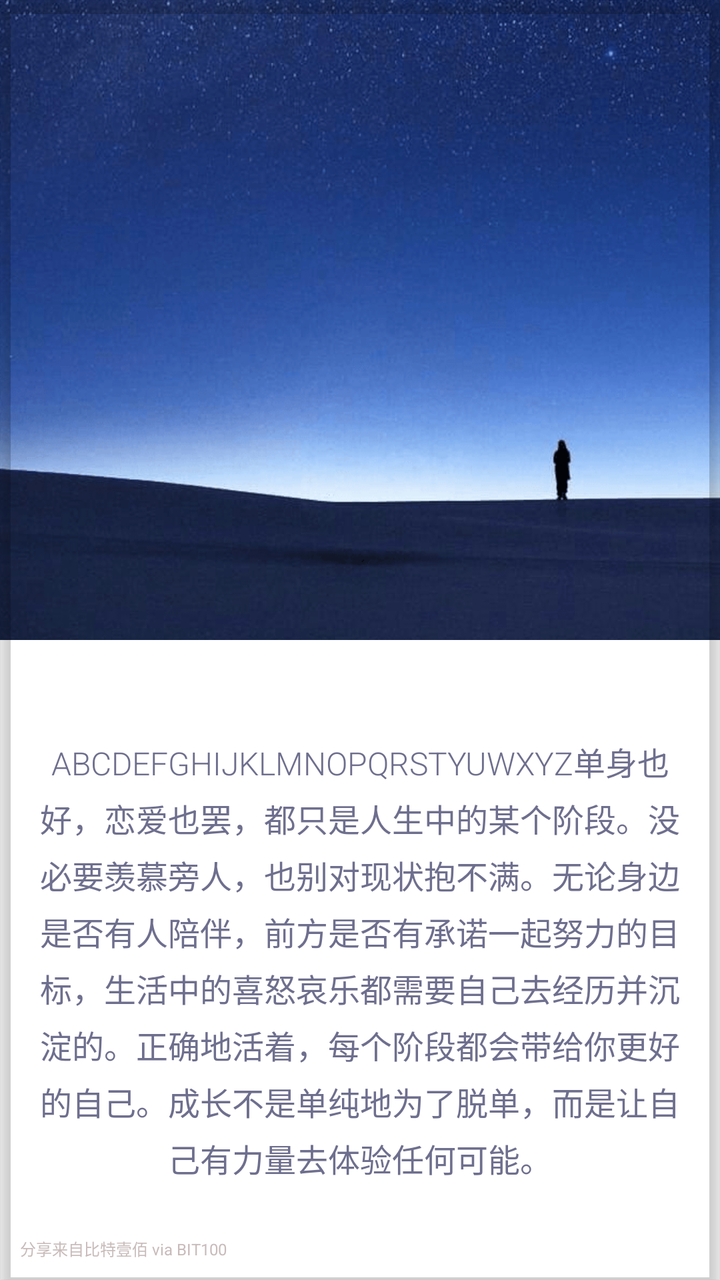
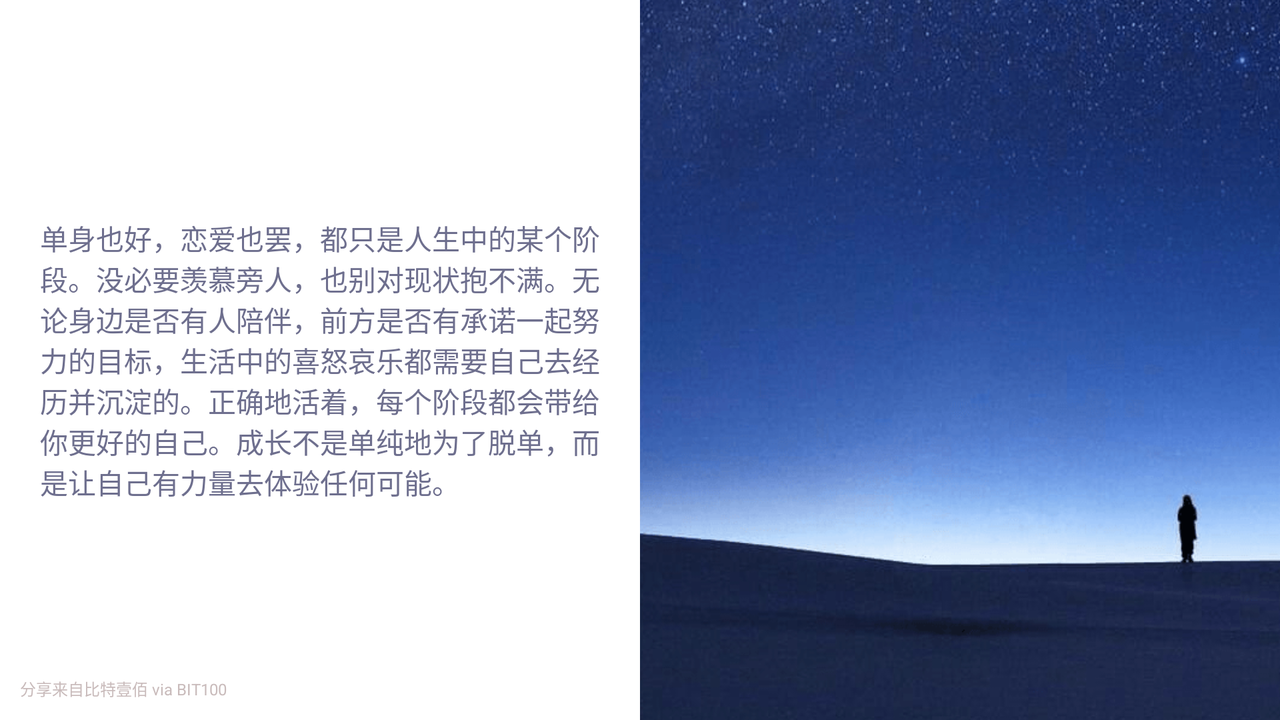

First picture: res/layout/ on a phone held upright. Second picture: the repository's own variant of that layout, on a device whose configuration matches the variant's folder. Source for both follows.
<!-- AndroidManifest.xml: application theme AppTheme -->
<!-- res/layout/activity_mood_card_layout.xml -->
<?xml version="1.0" encoding="utf-8"?>
<android.support.design.widget.CoordinatorLayout xmlns:android="http://schemas.android.com/apk/res/android"
    xmlns:app="http://schemas.android.com/apk/res-auto"
    xmlns:tools="http://schemas.android.com/tools"
    android:layout_width="match_parent"
    android:layout_height="match_parent">

    <android.support.design.widget.AppBarLayout xmlns:android="http://schemas.android.com/apk/res/android"
        xmlns:app="http://schemas.android.com/apk/res-auto"
        xmlns:tools="http://schemas.android.com/tools"
        android:layout_width="match_parent"
        android:layout_height="match_parent"
        android:background="@android:color/transparent"
        android:theme="@style/AppTheme.AppBarOverlay">

        <android.support.v7.widget.Toolbar
            android:id="@+id/toolbar"
            android:layout_width="match_parent"
            android:layout_height="?attr/actionBarSize"
            app:popupTheme="@style/AppTheme.PopupOverlay"
            app:theme="@style/AppTheme.AppBarOverlay"/>

    </android.support.design.widget.AppBarLayout>

    <LinearLayout xmlns:android="http://schemas.android.com/apk/res/android"
        android:id="@+id/layout_mood_parent_wrap"
        android:layout_width="match_parent"
        android:layout_height="match_parent"
        android:background="@android:color/white"
        android:orientation="vertical">

        <ImageView
            android:id="@+id/img_mood_image"
            android:layout_width="match_parent"
            android:layout_height="0dp"
            android:layout_weight="1"
            android:scaleType="centerCrop"
            tools:src="@drawable/bg_header" />

        <RelativeLayout
            android:layout_width="match_parent"
            android:layout_height="0dp"
            android:layout_weight="1">

            <TextView
                android:id="@+id/tv_mood_content"
                android:layout_width="match_parent"
                android:layout_height="match_parent"
                android:layout_centerInParent="true"
                android:padding="20dp"
                android:gravity="center"
                android:fontFamily="sans-serif-light"
                android:lineSpacingExtra="5dp"
                android:textSize="16sp"
                tools:text="ABCDEFGHIJKLMNOPQRSTYUWXYZ单身也好，恋爱也罢，都只是人生中的某个阶段。没必要羡慕旁人，也别对现状抱不满。无论身边是否有人陪伴，前方是否有承诺一起努力的目标，生活中的喜怒哀乐都需要自己去经历并沉淀的。正确地活着，每个阶段都会带给你更好的自己。成长不是单纯地为了脱单，而是让自己有力量去体验任何可能。"
                android:textColor="#6e6f8e" />

            <TextView
                android:layout_width="wrap_content"
                android:layout_height="wrap_content"
                android:layout_alignParentBottom="true"
                android:layout_margin="10dp"
                android:text="分享来自比特壹佰 via BIT100"
                android:textColor="#c9bbbb"
                android:textSize="8sp" />
        </RelativeLayout>

    </LinearLayout>
</android.support.design.widget.CoordinatorLayout>
<!-- resources referenced by this layout -->
<resources>
  <!-- drawable bg_header: png bitmap (drawable-xxhdpi, 171040 bytes) -->
  <style name="AppTheme.AppBarOverlay" parent="ThemeOverlay.AppCompat.Dark.ActionBar" />
  <style name="AppTheme.PopupOverlay" parent="ThemeOverlay.AppCompat.Light" />
  <style name="AppTheme" parent="Theme.AppCompat.Light.DarkActionBar">
          
          <item name="colorPrimary">@color/colorPrimary</item>
          <item name="colorPrimaryDark">@color/colorPrimaryDark</item>
          <item name="colorAccent">@color/colorAccent</item>
      </style>
  <color name="colorPrimary">#3c3f41</color>
  <color name="colorPrimaryDark">#2a2a2a</color>
  <color name="colorAccent">#4b5276</color>
</resources>
<!-- res/layout-land/activity_mood_card_layout.xml (the repository's variant of the layout above) -->
<!-- drawn on the phone turned sideways -->
<?xml version="1.0" encoding="utf-8"?>
<android.support.design.widget.CoordinatorLayout xmlns:android="http://schemas.android.com/apk/res/android"
    xmlns:app="http://schemas.android.com/apk/res-auto"
    xmlns:tools="http://schemas.android.com/tools"
    android:layout_width="match_parent"
    android:layout_height="match_parent">

    <android.support.design.widget.AppBarLayout xmlns:android="http://schemas.android.com/apk/res/android"
        xmlns:app="http://schemas.android.com/apk/res-auto"
        xmlns:tools="http://schemas.android.com/tools"
        android:layout_width="match_parent"
        android:layout_height="match_parent"
        android:background="@android:color/transparent"
        android:theme="@style/AppTheme.AppBarOverlay">

        
        <android.support.design.widget.CollapsingToolbarLayout
            android:id="@+id/toolbar_layout"
            android:layout_width="match_parent"
            android:layout_height="match_parent"
            app:title="">

            <LinearLayout xmlns:android="http://schemas.android.com/apk/res/android"
                android:id="@+id/layout_mood_parent_wrap"
                android:layout_width="match_parent"
                android:layout_height="match_parent"
                android:background="@android:color/white"
                android:gravity="center"
                android:orientation="horizontal">

                <RelativeLayout
                    android:layout_width="0dp"
                    android:layout_height="match_parent"
                    android:layout_weight="1">

                    <TextView
                        android:id="@+id/tv_mood_content"
                        android:layout_width="match_parent"
                        android:layout_height="wrap_content"
                        android:layout_centerInParent="true"
                        android:padding="20dp"
                        android:text="单身也好，恋爱也罢，都只是人生中的某个阶段。没必要羡慕旁人，也别对现状抱不满。无论身边是否有人陪伴，前方是否有承诺一起努力的目标，生活中的喜怒哀乐都需要自己去经历并沉淀的。正确地活着，每个阶段都会带给你更好的自己。成长不是单纯地为了脱单，而是让自己有力量去体验任何可能。"
                        android:textColor="#6e6f8e" />

                    <TextView
                        android:layout_width="wrap_content"
                        android:layout_height="wrap_content"
                        android:layout_alignParentBottom="true"
                        android:layout_margin="10dp"
                        android:text="分享来自比特壹佰 via BIT100"
                        android:textColor="#c9bbbb"
                        android:textSize="8sp" />
                </RelativeLayout>

                <ImageView
                    android:id="@+id/img_mood_image"
                    android:layout_width="0dp"
                    android:layout_height="match_parent"
                    android:layout_weight="1"
                    android:scaleType="centerCrop"
                    android:src="@drawable/bg_header" />

            </LinearLayout>
        </android.support.design.widget.CollapsingToolbarLayout>
    </android.support.design.widget.AppBarLayout>
</android.support.design.widget.CoordinatorLayout>
<!-- resources referenced by the variant -->
<!-- as the phone turned sideways resolves them -->
<resources>
  <!-- drawable bg_header: png bitmap (drawable-xxhdpi, 171040 bytes) -->
  <style name="AppTheme.AppBarOverlay" parent="ThemeOverlay.AppCompat.Dark.ActionBar" />
  <style name="AppTheme" parent="Theme.AppCompat.Light.DarkActionBar">
          
          <item name="colorPrimary">@color/colorPrimary</item>
          <item name="colorPrimaryDark">@color/colorPrimaryDark</item>
          <item name="colorAccent">@color/colorAccent</item>
      </style>
  <color name="colorPrimary">#3c3f41</color>
  <color name="colorPrimaryDark">#2a2a2a</color>
  <color name="colorAccent">#4b5276</color>
</resources>
